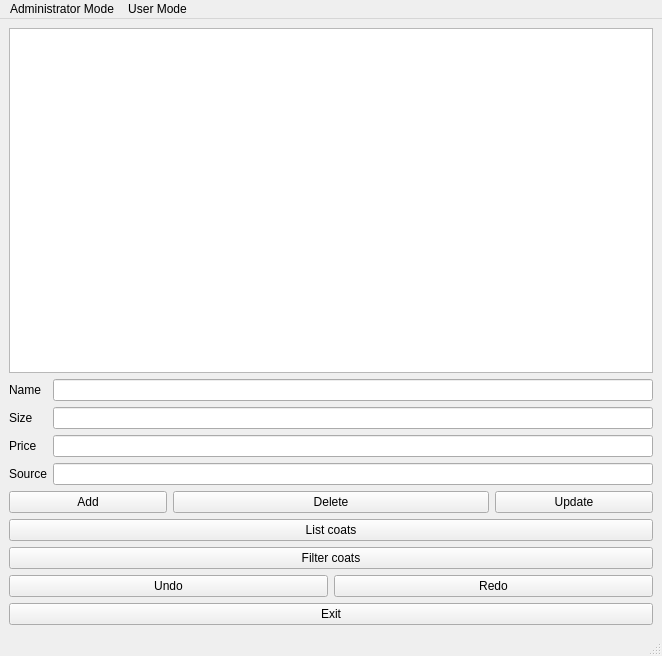
<?xml version="1.0" encoding="UTF-8"?>
<ui version="4.0">
 <class>MainWindow</class>
 <widget class="QMainWindow" name="MainWindow">
  <property name="geometry">
   <rect>
    <x>0</x>
    <y>0</y>
    <width>662</width>
    <height>656</height>
   </rect>
  </property>
  <property name="windowTitle">
   <string>MainWindow</string>
  </property>
  <widget class="QWidget" name="centralwidget">
   <layout class="QVBoxLayout" name="verticalLayout_3">
    <item>
     <layout class="QVBoxLayout" name="verticalLayout">
      <item>
       <widget class="QListWidget" name="coatsList"/>
      </item>
      <item>
       <layout class="QFormLayout" name="formLayout">
        <item row="0" column="0">
         <widget class="QLabel" name="label">
          <property name="text">
           <string>Name</string>
          </property>
         </widget>
        </item>
        <item row="0" column="1">
         <widget class="QLineEdit" name="nameEdit"/>
        </item>
        <item row="1" column="0">
         <widget class="QLabel" name="label_2">
          <property name="text">
           <string>Size</string>
          </property>
         </widget>
        </item>
        <item row="1" column="1">
         <widget class="QLineEdit" name="sizeEdit"/>
        </item>
        <item row="3" column="1">
         <widget class="QLineEdit" name="priceEdit"/>
        </item>
        <item row="2" column="1">
         <widget class="QLineEdit" name="photographSourceEdit"/>
        </item>
        <item row="2" column="0">
         <widget class="QLabel" name="label_3">
          <property name="text">
           <string>Price</string>
          </property>
         </widget>
        </item>
        <item row="3" column="0">
         <widget class="QLabel" name="label_4">
          <property name="text">
           <string>Source</string>
          </property>
         </widget>
        </item>
       </layout>
      </item>
      <item>
       <layout class="QVBoxLayout" name="verticalLayout_2">
        <item>
         <layout class="QGridLayout" name="gridLayout">
          <item row="0" column="0">
           <widget class="QPushButton" name="addCoatButton">
            <property name="text">
             <string>Add</string>
            </property>
           </widget>
          </item>
          <item row="0" column="1" colspan="2">
           <widget class="QPushButton" name="deleteCoatButton">
            <property name="text">
             <string>Delete</string>
            </property>
           </widget>
          </item>
          <item row="0" column="3">
           <widget class="QPushButton" name="updateCoatButton">
            <property name="text">
             <string>Update</string>
            </property>
           </widget>
          </item>
          <item row="2" column="0" colspan="4">
           <widget class="QPushButton" name="filterCoatsButton">
            <property name="text">
             <string>Filter coats</string>
            </property>
           </widget>
          </item>
          <item row="1" column="0" colspan="4">
           <widget class="QPushButton" name="listButton">
            <property name="text">
             <string>List coats</string>
            </property>
           </widget>
          </item>
         </layout>
        </item>
        <item>
         <layout class="QGridLayout" name="gridLayout_2">
          <item row="0" column="1">
           <widget class="QPushButton" name="redoButton">
            <property name="text">
             <string>Redo</string>
            </property>
           </widget>
          </item>
          <item row="0" column="0">
           <widget class="QPushButton" name="undoButton">
            <property name="text">
             <string>Undo</string>
            </property>
           </widget>
          </item>
          <item row="1" column="0" colspan="2">
           <widget class="QPushButton" name="exitButton">
            <property name="text">
             <string>Exit</string>
            </property>
           </widget>
          </item>
         </layout>
        </item>
       </layout>
      </item>
     </layout>
    </item>
   </layout>
  </widget>
  <widget class="QMenuBar" name="menubar">
   <property name="geometry">
    <rect>
     <x>0</x>
     <y>0</y>
     <width>662</width>
     <height>21</height>
    </rect>
   </property>
   <widget class="QMenu" name="menuAdministrator_Mode">
    <property name="title">
     <string>Administrator Mode</string>
    </property>
   </widget>
   <widget class="QMenu" name="menuUser_Mode">
    <property name="title">
     <string>User Mode</string>
    </property>
   </widget>
   <addaction name="menuAdministrator_Mode"/>
   <addaction name="menuUser_Mode"/>
  </widget>
  <widget class="QStatusBar" name="statusbar"/>
 </widget>
 <resources/>
 <connections/>
</ui>
